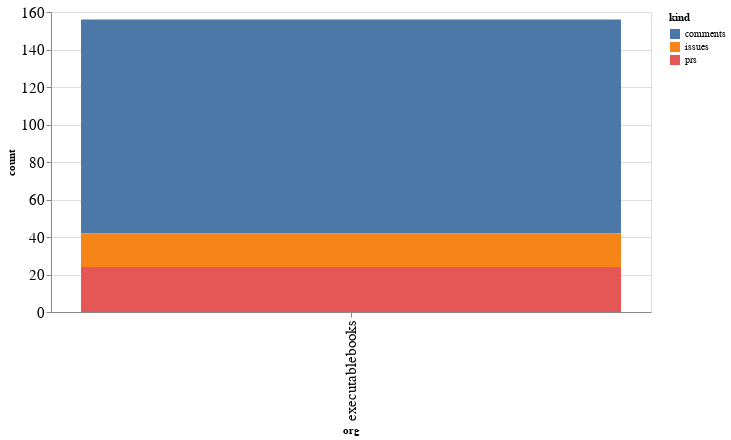

This figure's notebook cell:
### Code cell
alt.Chart(org_summaries, width=600).mark_bar().encode(
    x='org',
    y='count',
    color='kind',
    tooltip="org"
)

### Figure 1 — Vega-Lite specification as saved in the notebook (floating-point values rounded to 4 significant figures)
{"config": {"axisLeft": {"labelFontSize": 15}, "axisBottom": {"labelFontSize": 15}}, "data": {"name": "data-b2d00847bbb3160a7c04970513b6253a"}, "mark": "bar", "encoding": {"color": {"type": "nominal", "field": "kind"}, "tooltip": {"type": "nominal", "field": "org"}, "x": {"type": "nominal", "field": "org"}, "y": {"type": "quantitative", "field": "count"}}, "width": 600, "$schema": "https://vega.github.io/schema/vega-lite/v4.8.1.json", "datasets": {"data-b2d00847bbb3160a7c04970513b6253a": [{"org": "executablebooks", "kind": "comments", "count": 114}, {"org": "executablebooks", "kind": "issues", "count": 18}, {"org": "executablebooks", "kind": "prs", "count": 24}]}}
